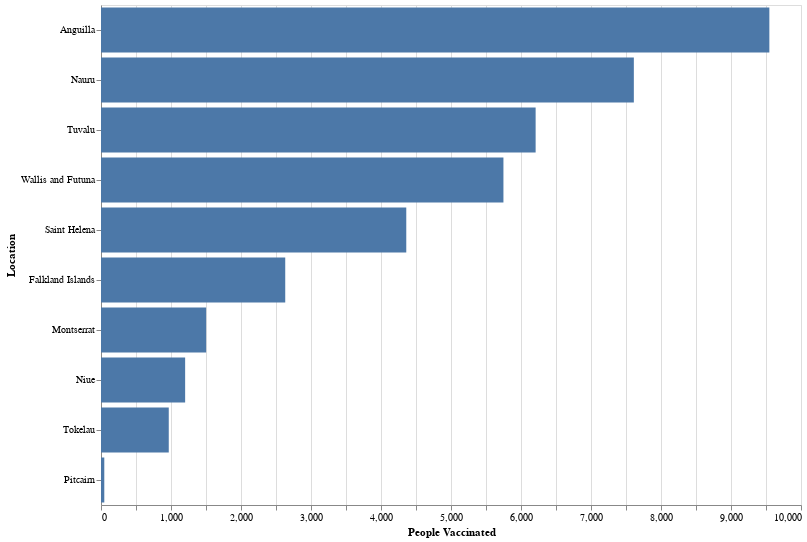

Notebook source saved alongside this figure:
### Code cell
plot_bars(people_vaccinated_by_countries, 'People Vaccinated:Q', 'Location:O', plot_type='people_vaccinated', k=10)

### Figure 1 — Vega-Lite specification as saved in the notebook (floating-point values rounded to 4 significant figures)
{"config": {"view": {"continuousWidth": 400, "continuousHeight": 300}}, "data": {"name": "data-b54420d7381a9e457589b912a88c566c"}, "mark": "bar", "encoding": {"tooltip": [{"type": "nominal", "field": "Collection Date"}, {"type": "quantitative", "field": "Population"}, {"type": "nominal", "field": "Location"}, {"type": "quantitative", "field": "People Vaccinated"}], "x": {"type": "quantitative", "field": "People Vaccinated"}, "y": {"type": "ordinal", "field": "Location", "sort": null}}, "height": 500, "width": 700, "$schema": "https://vega.github.io/schema/vega-lite/v4.8.1.json", "datasets": {"data-b54420d7381a9e457589b912a88c566c": [{"Location": "Anguilla", "Collection Date": "2021-10-15", "Total Vaccinations": 18700.0, "People Vaccinated": 9548.0, "People Fully Vaccinated": 9157.0, "Population": 15120.0}, {"Location": "Nauru", "Collection Date": "2021-08-31", "Total Vaccinations": 14860.0, "People Vaccinated": 7612.0, "People Fully Vaccinated": 7251.0, "Population": 10870.0}, {"Location": "Tuvalu", "Collection Date": "2021-09-10", "Total Vaccinations": 10860.0, "People Vaccinated": 6209.0, "People Fully Vaccinated": 4652.0, "Population": 11920.0}, {"Location": "Wallis and Futuna", "Collection Date": "2021-10-12", "Total Vaccinations": 11010.0, "People Vaccinated": 5749.0, "People Fully Vaccinated": 5260.0, "Population": 11090.0}, {"Location": "Saint Helena", "Collection Date": "2021-05-05", "Total Vaccinations": 7892.0, "People Vaccinated": 4361.0, "People Fully Vaccinated": 3531.0, "Population": 6095.0}, {"Location": "Falkland Islands", "Collection Date": "2021-04-14", "Total Vaccinations": 4407.0, "People Vaccinated": 2632.0, "People Fully Vaccinated": 1775.0, "Population": 3528.0}, {"Location": "Montserrat", "Collection Date": "2021-10-08", "Total Vaccinations": 2911.0, "People Vaccinated": 1502.0, "People Fully Vaccinated": 1409.0, "Population": 4981.0}, {"Location": "Niue", "Collection Date": "2021-08-02", "Total Vaccinations": 2352.0, "People Vaccinated": 1202.0, "People Fully Vaccinated": 1150.0, "Population": 1614.0}, {"Location": "Tokelau", "Collection Date": "2021-10-12", "Total Vaccinations": 1936.0, "People Vaccinated": 968.0, "People Fully Vaccinated": 968.0, "Population": 1368.0}, {"Location": "Pitcairn", "Collection Date": "2021-09-07", "Total Vaccinations": 94.0, "People Vaccinated": 47.0, "People Fully Vaccinated": 47.0, "Population": 47.0}]}}
